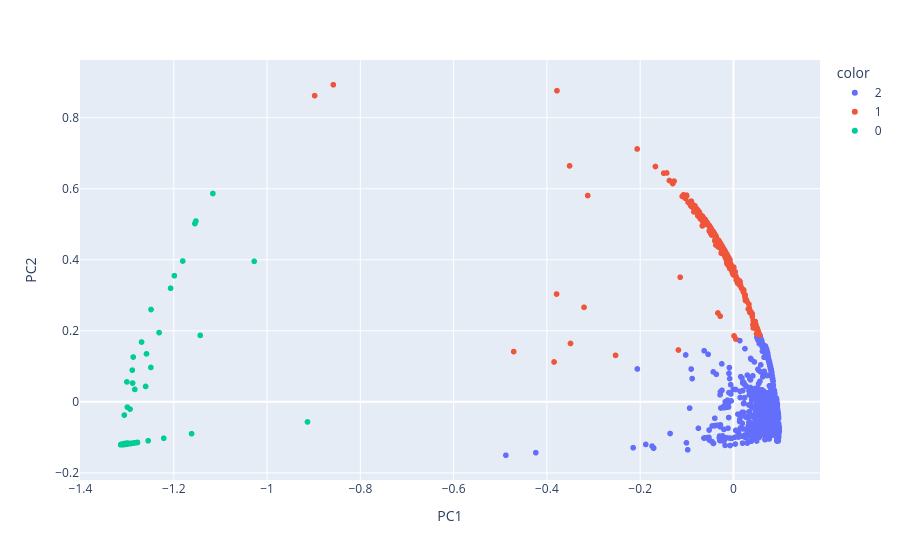

The notebook cell saved with this chart:
### Code cell
# Visualiser les classes
scatter_plot(New_df, kmeans_partition)

### Figure 1 — Plotly figure (JSON) as saved in the notebook; plotly's stock layout.template omitted (floating-point values rounded to 4 significant figures; data arrays with more than 128 entries replaced by an {"elided": "..."} marker saying what was removed)
{"data": [{"hovertemplate": "color=2<br>PC1=%{x}<br>PC2=%{y}<extra></extra>", "legendgroup": "2", "marker": {"color": "#636efa", "symbol": "circle"}, "mode": "markers", "name": "2", "showlegend": true, "type": "scattergl", "x": {"elided": "2697 float values"}, "xaxis": "x", "y": {"elided": "2697 float values"}, "yaxis": "y"}, {"hovertemplate": "color=1<br>PC1=%{x}<br>PC2=%{y}<extra></extra>", "legendgroup": "1", "marker": {"color": "#EF553B", "symbol": "circle"}, "mode": "markers", "name": "1", "showlegend": true, "type": "scattergl", "x": {"elided": "298 float values"}, "xaxis": "x", "y": {"elided": "298 float values"}, "yaxis": "y"}, {"hovertemplate": "color=0<br>PC1=%{x}<br>PC2=%{y}<extra></extra>", "legendgroup": "0", "marker": {"color": "#00cc96", "symbol": "circle"}, "mode": "markers", "name": "0", "showlegend": true, "type": "scattergl", "x": {"elided": "155 float values"}, "xaxis": "x", "y": {"elided": "155 float values"}, "yaxis": "y"}], "layout": {"legend": {"title": {"text": "color"}, "tracegroupgap": 0}, "margin": {"t": 60}, "xaxis": {"anchor": "y", "domain": [0.0, 1.0], "title": {"text": "PC1"}}, "yaxis": {"anchor": "x", "domain": [0.0, 1.0], "title": {"text": "PC2"}}}}
